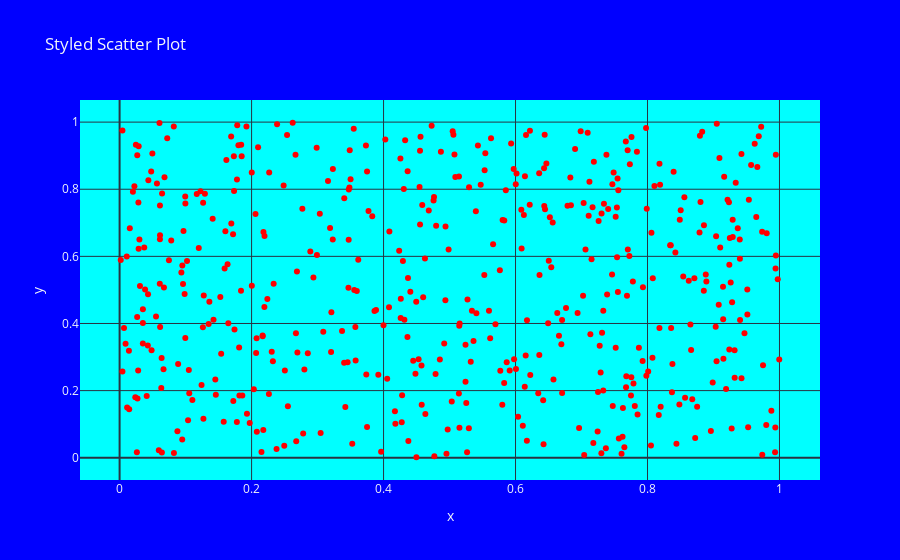

The code cell stored with this chart in its notebook:
### Markdown cell above
3. Write a program to draw a scatter plot for random 500 x and y coordinates and style it.

### Code cell
x_values=np.random.rand(500)
y_values=np.random.rand(500)
df=pd.DataFrame({"x":x_values,"y":y_values})
fig=px.scatter(df,x="x",y="y",title="Styled Scatter Plot",template="plotly_dark")
fig.update_traces(marker=dict(color="red"))
fig.update_layout(plot_bgcolor="cyan",paper_bgcolor="blue")
fig.show()

### Figure 1 — Plotly figure (JSON) as saved in the notebook; plotly's stock layout.template omitted (floating-point values rounded to 4 significant figures; data arrays with more than 128 entries replaced by an {"elided": "..."} marker saying what was removed)
{"data": [{"hovertemplate": "x=%{x}<br>y=%{y}<extra></extra>", "legendgroup": "", "marker": {"color": "red", "symbol": "circle"}, "mode": "markers", "name": "", "orientation": "v", "showlegend": false, "type": "scatter", "x": {"elided": "500 float values"}, "xaxis": "x", "y": {"elided": "500 float values"}, "yaxis": "y"}], "layout": {"legend": {"tracegroupgap": 0}, "paper_bgcolor": "blue", "plot_bgcolor": "cyan", "title": {"text": "Styled Scatter Plot"}, "xaxis": {"anchor": "y", "domain": [0, 1], "title": {"text": "x"}}, "yaxis": {"anchor": "x", "domain": [0, 1], "title": {"text": "y"}}}}
